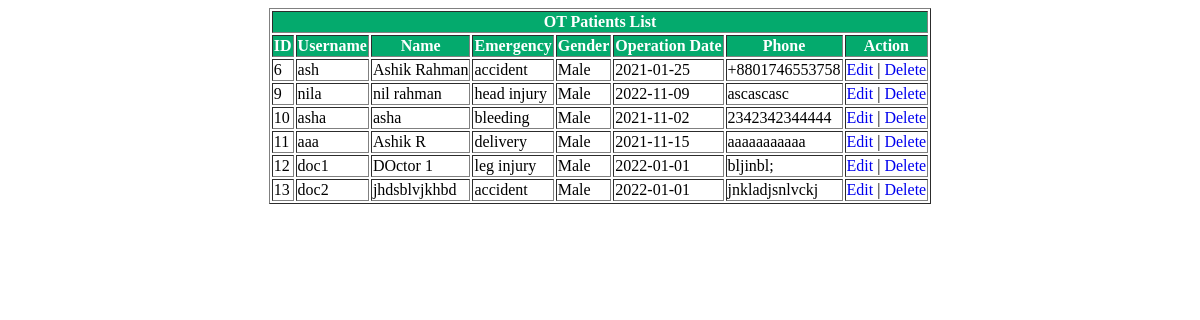
Page /views/dashboard/roles/doctor/OTschedules.php on the committed database.
### tables this page shows
CREATE TABLE `OTschedules` (
  `id` int NOT NULL,
  `name` varchar(255) DEFAULT NULL,
  `username` varchar(255) NOT NULL,
  `emergency` text,
  `phone` varchar(20) DEFAULT NULL,
  `gender` enum('Male','Female','Other','') DEFAULT NULL,
  `OPdate` date NOT NULL,
  `profilePicture` varchar(255) NOT NULL DEFAULT 'default.png'
);

### repository/database.php (called while the page is built, shortened)
<?php
function getConnection()
{
	$db_host = getenv('DB_HOST');
	$db_name = getenv('DB_NAME');
	$db_user = getenv('DB_USER');
	$db_password = getenv('DB_PASSWORD');
	$connection = new mysqli($db_host, $db_user, $db_password, $db_name);
	return $connection;
}
function queryToAssocArray($sql)
{
	try {
		$con = getConnection();
		return $con->query($sql)->fetch_all(MYSQLI_ASSOC);
	} catch (Exception $error) {
		alertMsg($error->getMessage());
		return null;
	}
}

### repository/UserRepo.php (called while the page is built, shortened)
<?php
require_once('database.php');
function OTpatients()
{
	return queryToAssocArray("select * from OTschedules");
}

### views/dashboard/roles/doctor/OTschedules.php (the view, shortened to what this page needs)
<?php
require_once(__DIR__ . '../../../../../repository/UserRepo.php');
$allUsers = OTpatients();
?>
<table border="1" align="center">
    <tr>
        <th colspan="10" align="center">OT Patients List</th>
    </tr>
    <tr>
        <th>ID</th>
        <th>Username</th>
        <th>Name</th>
        <th>Emergency</th>
        <th>Gender</th>
        <th>Operation Date</th>
        <th>Phone</th>
        <th>Action</th>
    </tr>
    <?php
    for ($i = 0; $i < count($allUsers); ++$i) {
    ?>
        <tr>
            <td><?= $allUsers[$i]['id'] ?></td>
            <td><?= $allUsers[$i]['username'] ?></td>
            <td><?= $allUsers[$i]['name'] ?></td>
            <td><?= $allUsers[$i]['emergency'] ?></td>
            <td><?= $allUsers[$i]['gender'] ?></td>
            <td><?= $allUsers[$i]['OPdate'] ?></td>
            <td><?= $allUsers[$i]['phone'] ?></td>
            <td>
                <a href="<?= "/app/views/dashboard/roles/admin/manageUsers/editUser.php?id=" . $allUsers[$i]['id'] ?>">Edit</a> |
                <a href="<?= "/app/controllers/admin/deleteUser.php?id=" . $allUsers[$i]['id'] ?>">Delete</a>
            </td>
        </tr>
    <?php
    }
    ?>
</table>

### views/dashboard/roles/doctor/OTschedules.php (style rules this page uses)
th { background-color: #04AA6D; color: white; }
a { text-decoration: none; }

### rows in the picture
otschedules: id "6", username "ash", name "Ashik Rahman", emergency "accident", gender "Male", OPdate "2021-01-25", phone "+8801746553758"
otschedules: id "9", username "nila", name "nil rahman", emergency "head injury", gender "Male", OPdate "2022-11-09", phone "ascascasc"
otschedules: id "10", username "asha", name "asha", emergency "bleeding", gender "Male", OPdate "2021-11-02", phone "2342342344444"
otschedules: id "11", username "aaa", name "Ashik R", emergency "delivery", gender "Male", OPdate "2021-11-15", phone "aaaaaaaaaaa"
otschedules: id "12", username "doc1", name "DOctor 1", emergency "leg injury", gender "Male", OPdate "2022-01-01", phone "bljinbl;"
otschedules: id "13", username "doc2", name "jhdsblvjkhbd", emergency "accident", gender "Male", OPdate "2022-01-01", phone "jnkladjsnlvckj"
